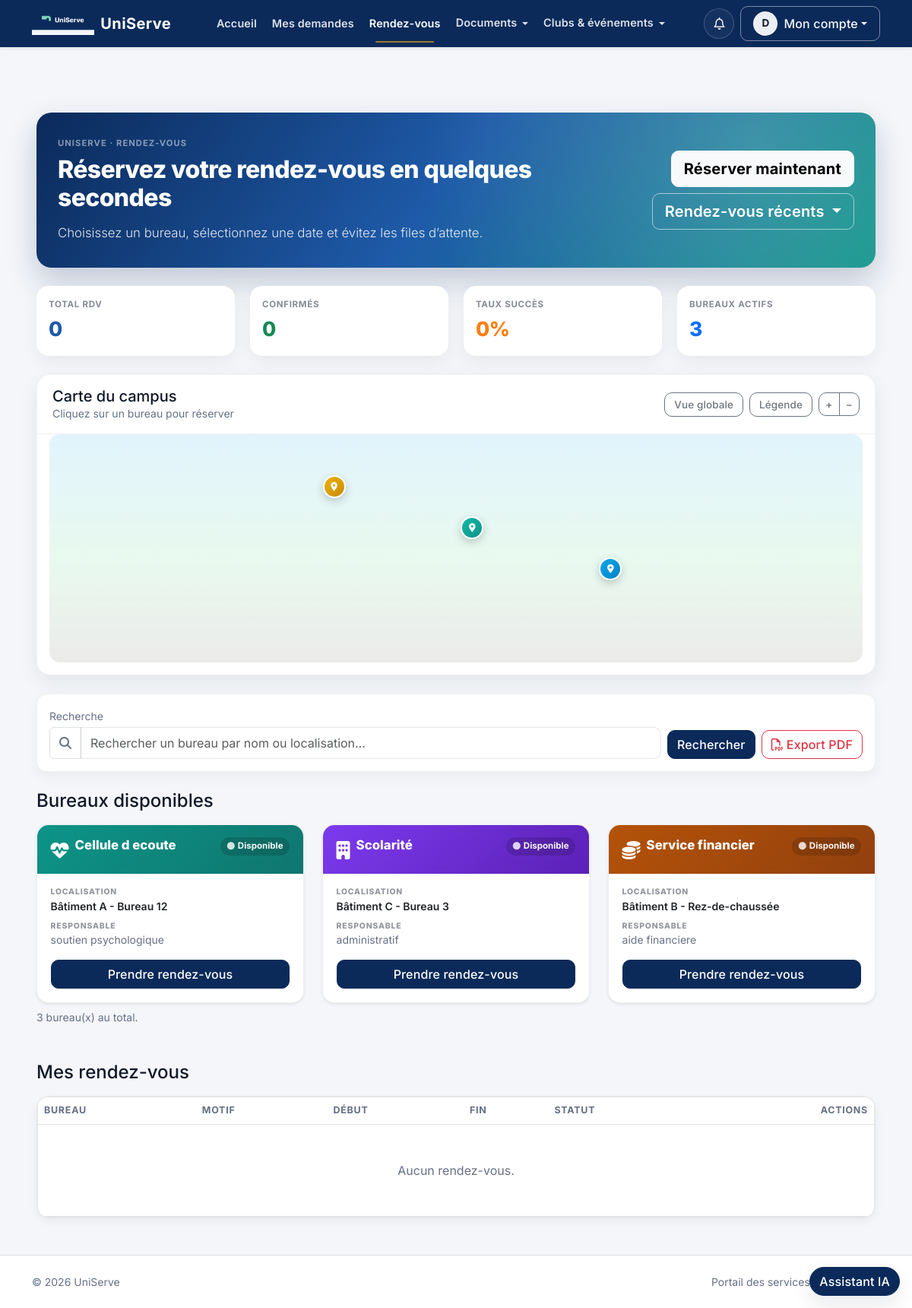
The app's page /rendezvous (signed in) with its own data.
### tables this page shows
CREATE TABLE `bureaux` (
  `id` bigint(20) NOT NULL AUTO_INCREMENT,
  `nom` varchar(120) NOT NULL,
  `localisation` varchar(255) DEFAULT NULL,
  `type_service` varchar(120) NOT NULL,
  `actif` tinyint(1) NOT NULL DEFAULT 1,
  PRIMARY KEY (`id`)
);

### View/frontoffice/rendezvous/index.php (the view, shortened to what the rows shown need)
<?php
$teacher_notice = !empty($teacher_notice ?? false);
$hub_bq = (string) ($hub_bq ?? '');
$hub_bpage = (int) ($hub_bpage ?? 1);
$hub_bureaux = $hub_bureaux ?? [];
$hub_bureau_total_filtered = (int) ($hub_bureau_total_filtered ?? 0);
$hub_bureau_total_pages = (int) ($hub_bureau_total_pages ?? 1);
$hub_campus_pins = $hub_campus_pins ?? [];
$humanType = static function (string $typeService): string {
    $t = trim(str_replace(['_', '-'], ' ', $typeService));
    return $t !== '' ? $t : '—';
};
$bureauIcon = static function (string $typeService): string {
    $t = strtolower($typeService);
    if (str_contains($t, 'sport')) {
        return 'fa-trophy';
    }
    if (str_contains($t, 'stage') || str_contains($t, 'intern')) {
        return 'fa-briefcase';
    }
    if (str_contains($t, 'finan') || str_contains($t, 'aide_fin')) {
        return 'fa-coins';
    }
    if (str_contains($t, 'psy') || str_contains($t, 'soutien')) {
        return 'fa-heart-pulse';
    }
    if (str_contains($t, 'rh') || str_contains($t, 'personnel')) {
        return 'fa-people-group';
    }
    return 'fa-building';
};
$hubQuery = static function (array $replace) use ($hub_bq): string {
    $base = array_merge(['bq' => $hub_bq, 'bpage' => 1], $replace);
    $out = [];
    foreach ($base as $k => $v) {
        if ($v === '' || $v === null) {
            continue;
        }
        if ($k === 'bpage' && (int) $v <= 1) {
            continue;
        }
        $out[$k] = $v;
    }
    return http_build_query($out);
};
?>
<?php if ($teacher_notice): ?>
    <div class="d-flex align-items-center justify-content-between flex-wrap gap-3 us-page-header mb-4">
        <div>
            <div class="us-kicker mb-1">Planification</div>
            <h1 class="h3 mb-1"><?= htmlspecialchars((string) ($title ?? 'Rendez-vous'), ENT_QUOTES, 'UTF-8') ?></h1>
            <p class="text-muted mb-0">La réservation en ligne est réservée aux étudiants. Pour un rendez-vous administratif, contactez un bureau.</p>
        </div>
    </div>
    <div class="us-card p-4 text-muted">
        <p class="mb-0">Utilisez les autres entrées du menu selon votre profil.</p>
    </div>
<?php else: ?>
    <section class="us-rdv-hero mb-4">
        <div class="us-rdv-hero-inner">
            <div class="row align-items-center g-4">
                <div class="col-lg-8">
                    <h1 class="h2 mb-3">Réservez votre rendez-vous en quelques secondes</h1>
                </div>
            </div>
        </div>
    </section>
    <div class="row row-cols-2 row-cols-md-4 g-3 mb-4">
        <div class="col">
        </div>
        <div class="col">
        </div>
        <div class="col">
        </div>
        <div class="col">
        </div>
    </div>
    <section class="us-campus-map-wrap mb-4" aria-labelledby="carte-campus-titre">
        <div class="us-campus-map-head d-flex flex-wrap justify-content-between align-items-center gap-2">
            <div>
                <h2 id="carte-campus-titre" class="h5 mb-0">Carte du campus</h2>
            </div>
        </div>
        <div class="us-campus-map" id="us-campus-map" data-scale="1">
            <div class="us-campus-map-pins" id="us-campus-map-pins">
                <?php foreach ($hub_campus_pins as $pin): ?>
                    <?php
                    $pid = (int) ($pin['id'] ?? 0);
                    $tone = (int) ($pin['tone'] ?? 0);
                    $px = (float) ($pin['x'] ?? 0);
                    $py = (float) ($pin['y'] ?? 0);
                    $pnom = (string) ($pin['nom'] ?? '');
                    ?>
                    <button type="button"
                            class="us-map-pin us-map-pin--<?= $tone ?>"
                            style="left: <?= $px ?>%; top: <?= $py ?>%;"
                            data-bureau-id="<?= $pid ?>"
                            title="<?= htmlspecialchars($pnom, ENT_QUOTES, 'UTF-8') ?>"
                            aria-label="Bureau <?= htmlspecialchars($pnom, ENT_QUOTES, 'UTF-8') ?>">
                        <i class="fa-solid fa-location-dot" aria-hidden="true"></i>
                    </button>
                <?php endforeach; ?>
            </div>
        </div>
    </section>
    <form method="get" action="<?= $this->url('/rendezvous') ?>" class="us-hub-toolbar p-3 mb-4">
        <div class="row g-2 align-items-end">
        </div>
    </form>
    <section id="bureaux-disponibles" class="mb-2">
        <h2 class="h4 mb-3">Bureaux disponibles</h2>
        <div class="row row-cols-1 row-cols-sm-2 row-cols-xl-3 g-4">
            <?php if ($hub_bureaux === []): ?>
                <div class="col-12 text-center text-muted py-5">Aucun bureau ne correspond à votre recherche.</div>
            <?php else: ?>
                <?php foreach ($hub_bureaux as $b): ?>
                    <?php
                    $bid = (int) ($b['id'] ?? 0);
                    $theme = $bid % 6;
                    $ts = (string) ($b['type_service'] ?? '');
                    $fa = $bureauIcon($ts);
                    ?>
                    <div class="col">
                        <article class="card us-hub-bureau-card shadow-sm h-100 border-0" id="bureau-card-<?= $bid ?>" data-bureau-id="<?= $bid ?>">
                            <div class="us-hub-card-top us-hub-card-top--<?= $theme ?>">
                                <div class="d-flex align-items-start gap-2 min-w-0">
                                    <span class="fs-4 flex-shrink-0" aria-hidden="true"><i class="fa-solid <?= htmlspecialchars($fa, ENT_QUOTES, 'UTF-8') ?>"></i></span>
                                    <h3 class="text-truncate"><?= htmlspecialchars((string) ($b['nom'] ?? ''), ENT_QUOTES, 'UTF-8') ?></h3>
                                </div>
                                <span class="us-hub-disponible"><i class="fa-solid fa-circle me-1 small" style="opacity:.85"></i>Disponible</span>
                            </div>
                            <div class="us-hub-card-body d-flex flex-column">
                                <div class="mb-2">
                                    <div class="us-hub-meta-label">Localisation</div>
                                    <div class="small fw-semibold"><?= htmlspecialchars(trim((string) ($b['localisation'] ?? '')) !== '' ? (string) $b['localisation'] : '—', ENT_QUOTES, 'UTF-8') ?></div>
                                </div>
                                <div class="mb-3">
                                    <div class="us-hub-meta-label">Responsable</div>
                                    <div class="small text-muted"><?= htmlspecialchars($humanType($ts), ENT_QUOTES, 'UTF-8') ?></div>
                                </div>
                                <a class="btn btn-primary w-100 mt-auto" href="<?= $this->url('/rendezvous/createForm?bureau_id=' . $bid) ?>">Prendre rendez-vous</a>
                            </div>
                        </article>
                    </div>
                <?php endforeach; ?>
            <?php endif; ?>
        </div>
    </section>
    <?php if ($hub_bureau_total_pages > 1): ?>
        <div class="d-flex flex-wrap justify-content-between align-items-center gap-2 mt-3 mb-5">
            <p class="text-muted small mb-0">
                Page <?= $hub_bpage ?> sur <?= $hub_bureau_total_pages ?> — <?= $hub_bureau_total_filtered ?> bureau(x) au total.
            </p>
            <nav aria-label="Pagination bureaux">
                <ul class="pagination pagination-sm mb-0">
                    <?php if ($hub_bpage > 1): ?>
                        <li class="page-item">
                            <a class="page-link" href="<?= htmlspecialchars($this->url('/rendezvous') . '?' . $hubQuery(['bq' => $hub_bq, 'bpage' => $hub_bpage - 1]), ENT_QUOTES, 'UTF-8') ?>">Préc.</a>
                        </li>
                    <?php endif; ?>
                    <?php for ($i = 1; $i <= $hub_bureau_total_pages; $i++): ?>
                        <li class="page-item <?= $i === $hub_bpage ? 'active' : '' ?>">
                            <a class="page-link" href="<?= htmlspecialchars($this->url('/rendezvous') . '?' . $hubQuery(['bq' => $hub_bq, 'bpage' => $i]), ENT_QUOTES, 'UTF-8') ?>"><?= $i ?></a>
                        </li>
                    <?php endfor; ?>
                    <?php if ($hub_bpage < $hub_bureau_total_pages): ?>
                        <li class="page-item">
                            <a class="page-link" href="<?= htmlspecialchars($this->url('/rendezvous') . '?' . $hubQuery(['bq' => $hub_bq, 'bpage' => $hub_bpage + 1]), ENT_QUOTES, 'UTF-8') ?>">Suiv.</a>
                        </li>
                    <?php endif; ?>
                </ul>
            </nav>
        </div>
    <?php else: ?>
        <p class="text-muted small mt-2 mb-5">
            <?php if ($hub_bureau_total_filtered > 0): ?>
                <?= $hub_bureau_total_filtered ?> bureau(x) au total.
            <?php endif; ?>
        </p>
    <?php endif; ?>
    <section id="mes-rendez-vous" class="mt-5">
        <div class="d-flex align-items-center justify-content-between flex-wrap gap-3 mb-3">
            <h2 class="h4 mb-0">Mes rendez-vous</h2>
        </div>
        <div class="us-section-card">
            <div class="card-body p-0">
                <div class="table-responsive us-table-wrap">
                    <table class="table table-hover align-middle mb-0">
                        <thead>
                            <tr>
                                <th>Bureau</th>
                                <th>Motif</th>
                                <th>Début</th>
                                <th>Fin</th>
                                <th>Statut</th>
                                <th class="text-end">Actions</th>
                            </tr>
                        </thead>
                    </table>
                </div>
            </div>
        </div>
    </section>
<?php endif; ?>

### records on screen
bureaux: nom "Cellule d ecoute", localisation "Bâtiment A - Bureau 12", type_service "soutien psychologique"
bureaux: nom "Scolarité", localisation "Bâtiment C - Bureau 3", type_service "administratif", id "3"
bureaux: nom "Service financier", localisation "Bâtiment B - Rez-de-chaussée", type_service "aide financiere"

### other values on screen
$navAvatarInitial "D"
$stats['total'] "0"
$stats['confirme'] "0"
$hub_taux_succes "0"
$stats['bureaux_actifs'] "3"
